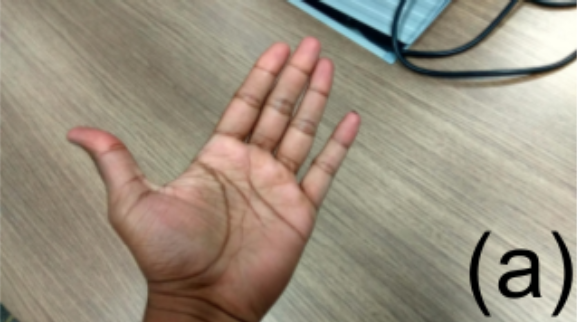
#> input picture images/hand.png, 577 x 322 px
$ python YCbCr.py
#> lines starting #> are read from the running program, lines starting #| are printed output that depends on the picture
import cv2
import numpy as np
from matplotlib import pyplot as plt

# Opencv는 H W C!!!!
img = cv2.imread('images/hand.png')
#> img is the input picture: shape (322, 577, 3); mean B, G, R 127, 143.5, 154.3

ycrcb = cv2.cvtColor(img, cv2.COLOR_BGR2YCrCb)
#> ycrcb: shape (322, 577, 3); mean of channels 0, 1, 2 144.8, 134.7, 117.9

cv2.imshow('ycrcb', ycrcb[:, :, 2])
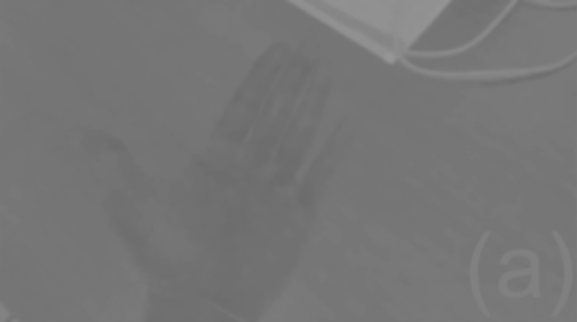
#> window 'ycrcb': shape (322, 577); min 107, max 151, mean 117.9
cv2.waitKey(0)
cv2.destroyAllWindows()
